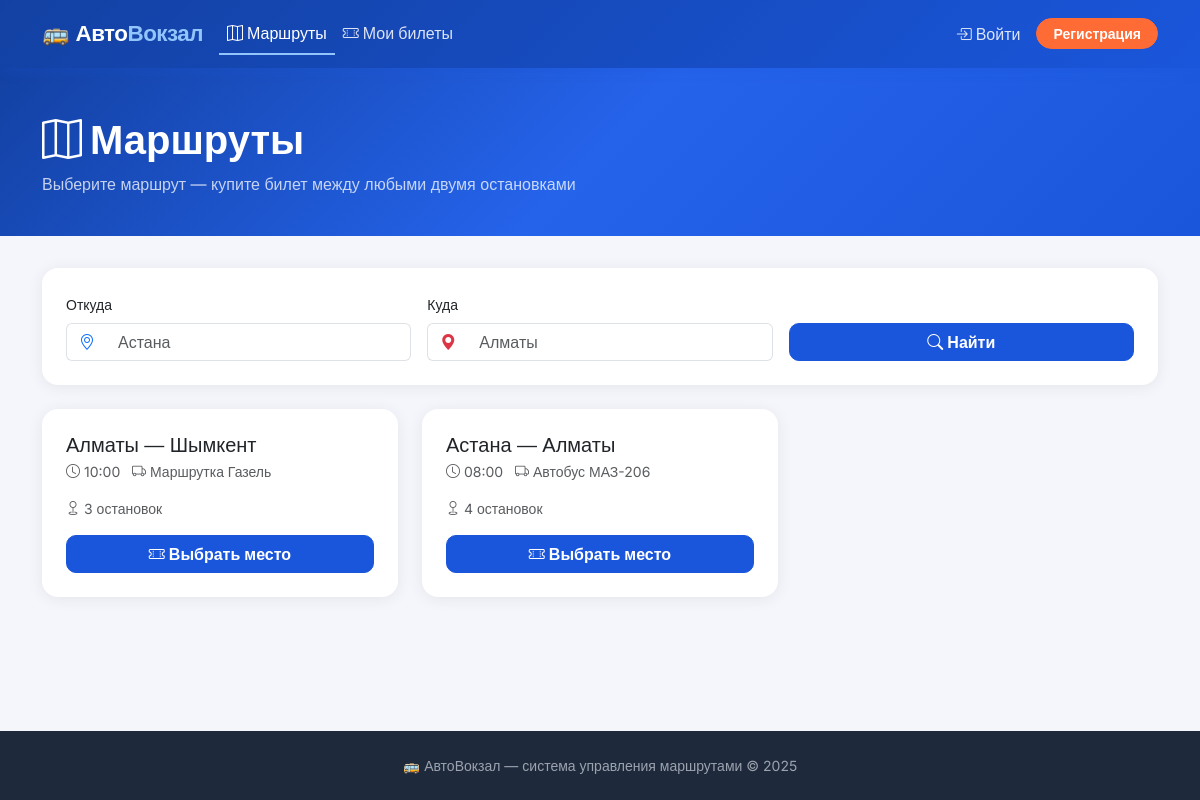
The app's page /routes/ with its own data.
### routes/models.py (models this page shows, shortened)
class Route(models.Model):
    name = models.CharField(max_length=200, verbose_name='Название маршрута',
                            help_text='Например: Астана — Алматы')
    transport = models.ForeignKey(
        'transport.Transport', on_delete=models.PROTECT,
        related_name='routes', verbose_name='Транспорт'
    )
    departure_time = models.TimeField(verbose_name='Время отправления (с первой остановки)')
    is_approved = models.BooleanField(default=False, verbose_name='Подтверждён')
    created_by = models.ForeignKey(
        'users.User', on_delete=models.SET_NULL, null=True,
        related_name='routes', verbose_name='Создан менеджером'
    )
    created_at = models.DateTimeField(auto_now_add=True)
    class Meta:
        verbose_name = 'Маршрут'
        verbose_name_plural = 'Маршруты'
        ordering = ['name', 'departure_time']

### transport/models.py (models this page shows, shortened)
class Transport(models.Model):
    name = models.CharField(max_length=100, verbose_name='Название')
    total_seats = models.PositiveIntegerField(verbose_name='Количество мест')
    layout = models.JSONField(
        verbose_name='Схема сидений',
        help_text='JSON массив с позициями сидений: [{row, col, type, seat_number}]',
        default=list
    )
    created_at = models.DateTimeField(auto_now_add=True)
    created_by = models.ForeignKey(
        'users.User',
        on_delete=models.SET_NULL,
        null=True,
        related_name='transports',
        verbose_name='Создан менеджером'
    )
    class Meta:
        verbose_name = 'Транспорт'
        verbose_name_plural = 'Транспорт'

### routes/views.py (the view)
# urls.py: path('', views.RouteListView.as_view(), name='list'),
class RouteListView(View):
    def get(self, request):
        routes = Route.objects.filter(is_approved=True).prefetch_related('stops')
        search_from = request.GET.get('from_city', '').strip()
        search_to   = request.GET.get('to_city', '').strip()
        if search_from:
            routes = routes.filter(stops__city__icontains=search_from).distinct()
        if search_to:
            routes = routes.filter(stops__city__icontains=search_to).distinct()
        cities = sorted(set(
            Stop.objects.filter(route__is_approved=True).values_list('city', flat=True)
        ))
        return render(request, 'routes/list.html', {
            'routes': routes, 'cities': cities,
            'search_from': search_from, 'search_to': search_to,
        })

### templates/routes/list.html (shortened to what this page needs)
{% extends "base.html" %}
{% block content %}
<div class="page-header">
    <div class="container">
        <h1><i class="bi bi-map me-2"></i>Маршруты</h1>
        <p class="mb-0 opacity-75">Выберите маршрут — купите билет между любыми двумя остановками</p>
    </div>
</div>
<div class="container pb-5">
    <div class="card mb-4">
        <div class="card-body p-4">
            <form method="get" class="row g-3 align-items-end">
                <div class="col-md-4">
                    <label class="form-label fw-600 small">Откуда</label>
                    <div class="input-group">
                        <span class="input-group-text bg-white border-end-0"><i class="bi bi-geo-alt text-primary"></i></span>
                        <input type="text" name="from_city" value="{{ search_from }}"
                               class="form-control border-start-0" placeholder="Астана" list="cities-list">
                    </div>
                </div>
                <div class="col-md-4">
                    <label class="form-label fw-600 small">Куда</label>
                    <div class="input-group">
                        <span class="input-group-text bg-white border-end-0"><i class="bi bi-geo-alt-fill text-danger"></i></span>
                        <input type="text" name="to_city" value="{{ search_to }}"
                               class="form-control border-start-0" placeholder="Алматы" list="cities-list">
                    </div>
                </div>
                <div class="col-md-4 d-flex gap-2">
                    <button type="submit" class="btn btn-primary flex-fill">
                        <i class="bi bi-search me-1"></i>Найти
                    </button>
                </div>
            </form>
        </div>
    </div>
    {% if routes %}
    <div class="row g-4">
        {% for route in routes %}
        {% with stops=route.stops.all %}
        <div class="col-md-6 col-lg-4">
            <div class="card h-100">
                <div class="card-body p-4">
                    <h5 class="fw-800 fw-montserrat mb-1">{{ route.name }}</h5>
                    <div class="text-muted small mb-3">
                        <i class="bi bi-clock me-1"></i>{{ route.departure_time|time:"H:i" }} &nbsp;
                        <i class="bi bi-truck me-1"></i>{{ route.transport.name }}
                    </div>
                    <div class="d-flex align-items-center justify-content-between mb-3">
                        <span class="text-muted small"><i class="bi bi-geo me-1"></i>{{ stops|length }} остановок</span>
                    </div>
                    <a href="{% url 'routes:detail' route.pk %}" class="btn btn-primary w-100">
                        <i class="bi bi-ticket-perforated me-1"></i>Выбрать место
                    </a>
                </div>
            </div>
        </div>
        {% endwith %}
        {% endfor %}
    </div>
    {% else %}
    <div class="text-center py-5">
        <i class="bi bi-signpost-2 display-1 text-muted opacity-25"></i>
        <h4 class="mt-3 text-muted">Маршруты не найдены</h4>
        {% if search_from or search_to %}<p class="text-muted">Попробуйте изменить параметры поиска</p>{% endif %}
    </div>
    {% endif %}
</div>
{% endblock %}

### templates/base.html (style rules this page uses)
:root { --primary: #1a56db; --primary-dark: #1341a3; --accent: #ff6b35; --success: #0ea472; --danger: #e02424; --bg: #f4f6fb; --card-bg: #fff; --text: #1e2a3b; --muted: #6b7280; --border: #e5e7eb; --seat-free: #d1fae5; --seat-free-border: #34d399; --seat-taken: #fee2e2; --seat-taken-border: #f87171; --seat-selected: #fef3c7; --seat-selected-border: #f59e0b; }
* { box-sizing: border-box; }
body { font-family: 'Inter', sans-serif; background: var(--bg); color: var(--text); min-height: 100vh; }
.card { border: none; border-radius: 16px; box-shadow: 0 2px 16px rgba(0,0,0,.07); transition: box-shadow .2s, transform .2s; }
.btn-primary { background: var(--primary); border-color: var(--primary); font-weight: 600; border-radius: 10px; transition: background .2s, transform .1s; }
.page-header { background: linear-gradient(135deg, var(--primary-dark) 0%, #2563eb 50%, var(--primary) 100%); color: #fff; padding: 3rem 0 2.5rem; margin-bottom: 2rem; }
.page-header h1 { font-family: 'Montserrat', sans-serif; font-weight: 800; }
.fw-montserrat { font-family: 'Montserrat', sans-serif; }

### records on screen
Route: name "Алматы — Шымкент", departure_time "10:00", transport.name "Маршрутка Газель", stops.all|length "3"
Route: name "Астана — Алматы", departure_time "08:00", transport.name "Автобус МАЗ-206", stops.all|length "4"
